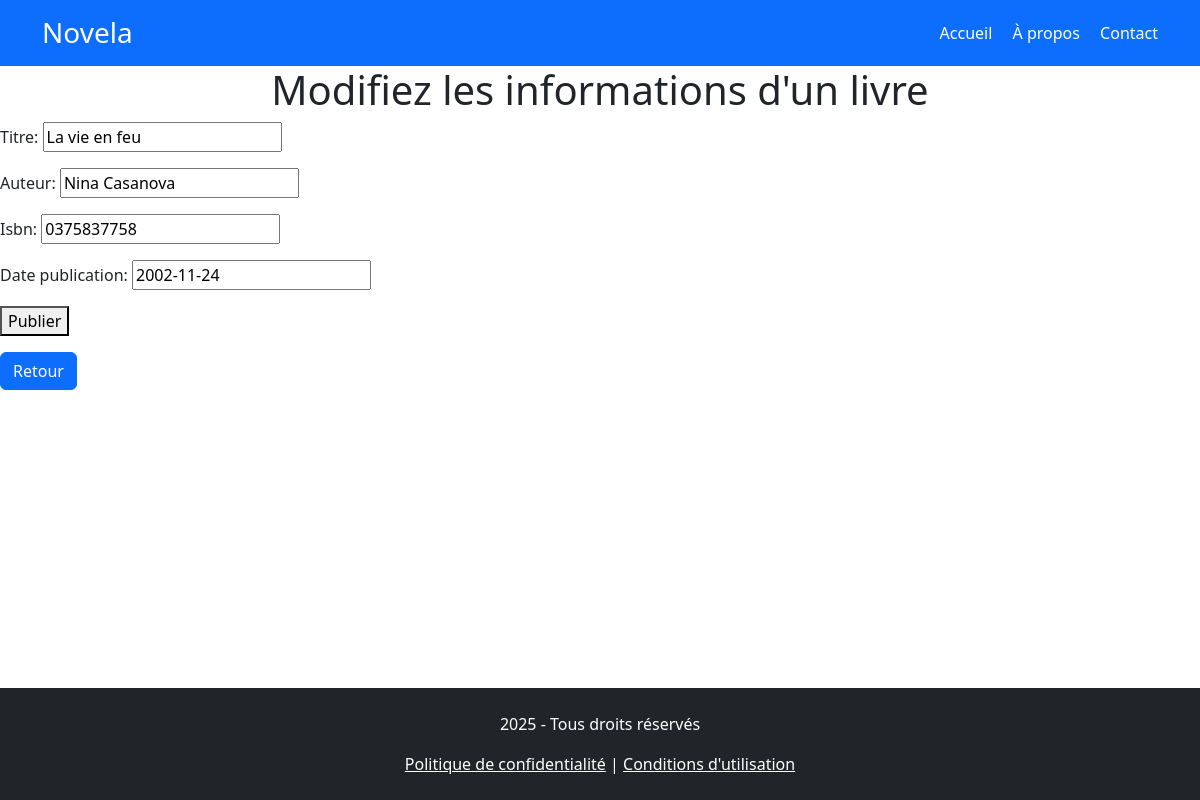
The page /livre15/modifier/ (signed in) on the database its author committed.
### bibliotheque/models.py (models this page shows, shortened)
class Livre(models.Model):
    titre = models.CharField(max_length=200)
    auteur = models.CharField(max_length=200)
    isbn = models.CharField(max_length=13, blank=True, null=True)
    date_publication = models.DateField()
    ajout_par = models.ForeignKey(User, on_delete=models.CASCADE)
    date_ajout = models.DateTimeField(auto_now_add = True)

### bibliotheque/views.py (the view)
# urls.py: path('livre<int:pk>/modifier/', livre_update, name='modifier_livre'),
@login_required
def livre_update(request, pk):
    livre = Livre.objects.get(pk=pk)
    if request.user != livre.ajout_par:
        return redirect('liste_livres')
    if request.method == 'POST':
        form = LivreForm(request.POST, instance=livre)
        if form.is_valid():
            form.save()
            return redirect('liste_livres')
    else:
        form = LivreForm(instance=livre)
    return render(request, 'bibliotheque/livre_form.html', {'form': form})

### bibliotheque/forms.py
class LivreForm(forms.ModelForm):
    class Meta :
        model = Livre
        fields = ['titre', 'auteur', 'isbn', 'date_publication']
        widget = {
            'date_publication': forms.DateInput(attrs={'type':'date'}),
        }

### bibliotheque/templates/bibliotheque/livre_form.html (shortened to what this page needs)
<link href="https://cdn.jsdelivr.net/npm/bootstrap@5.3.5/dist/css/bootstrap.min.css" rel="stylesheet">
<header class="bg-primary text-white py-3">
    <div class="container d-flex justify-content-between align-items-center">
      <h1 class="h3 mb-0">Novela</h1>
      <nav>
        <a href="#" class="text-white me-3 text-decoration-none">Accueil</a>
        <a href="#" class="text-white me-3 text-decoration-none">À propos</a>
        <a href="#" class="text-white text-decoration-none">Contact</a>
      </nav>
    </div>
  </header>
<h1 class="text-center">{% if form.instance.pk %}Modifiez{% else %}Entrez{% endif %} les informations d'un livre</h1>
<form method="post">
    {{ form.as_p }}
    <button type="submit">Publier</button>
</form>
<a class="btn btn-primary" href="{% url 'liste_livres' %}">Retour</a>
<footer class="bg-dark text-white text-center py-4 fixed-bottom">
    <p>2025 - Tous droits réservés</p>
    <a href="#" class="text-white">Politique de confidentialité</a> |
    <a href="#" class="text-white">Conditions d'utilisation</a>
</footer>

### rows shown on the page
Livre: titre "La vie en feu", auteur "Nina Casanova", isbn "0375837758", date_publication "2002-11-24"
